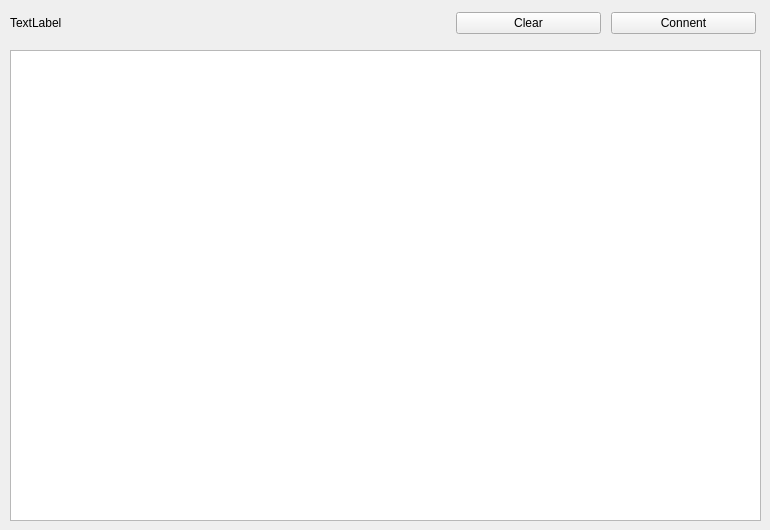
<?xml version="1.0" encoding="UTF-8"?>
<ui version="4.0">
 <class>Tab1SocketClient</class>
 <widget class="QWidget" name="Tab1SocketClient">
  <property name="geometry">
   <rect>
    <x>0</x>
    <y>0</y>
    <width>770</width>
    <height>530</height>
   </rect>
  </property>
  <property name="windowTitle">
   <string>Form</string>
  </property>
  <widget class="QWidget" name="horizontalLayoutWidget">
   <property name="geometry">
    <rect>
     <x>10</x>
     <y>10</y>
     <width>751</width>
     <height>31</height>
    </rect>
   </property>
   <layout class="QHBoxLayout" name="horizontalLayout" stretch="3,1,1">
    <property name="spacing">
     <number>10</number>
    </property>
    <property name="rightMargin">
     <number>5</number>
    </property>
    <property name="bottomMargin">
     <number>5</number>
    </property>
    <item>
     <widget class="QLabel" name="pLabel">
      <property name="text">
       <string>TextLabel</string>
      </property>
     </widget>
    </item>
    <item>
     <widget class="QPushButton" name="pPbRecvDataClear">
      <property name="text">
       <string>Clear</string>
      </property>
     </widget>
    </item>
    <item>
     <widget class="QPushButton" name="pPbServerConnect">
      <property name="text">
       <string>Connent</string>
      </property>
      <property name="checkable">
       <bool>true</bool>
      </property>
     </widget>
    </item>
   </layout>
  </widget>
  <widget class="QWidget" name="horizontalLayoutWidget_2">
   <property name="geometry">
    <rect>
     <x>10</x>
     <y>50</y>
     <width>751</width>
     <height>471</height>
    </rect>
   </property>
   <layout class="QHBoxLayout" name="horizontalLayout_2">
    <item>
     <widget class="QTextEdit" name="pTeRecvData"/>
    </item>
   </layout>
  </widget>
 </widget>
 <resources/>
 <connections/>
</ui>
